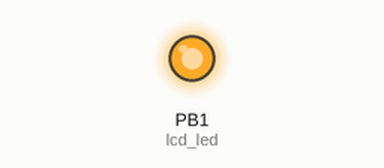
Bench run of a program on a simulated ATmega328P, built with avr-gcc and emulated at 8 MHz (the files do not name the chip). On the bench: output pins drawn as LEDs (lit = HIGH). Pins used as bus, display or sensor lines are not drawn. At 9.6 s the program stops and its outputs stay as they are.

Above: at 0.1 s.
At 9.6 s:
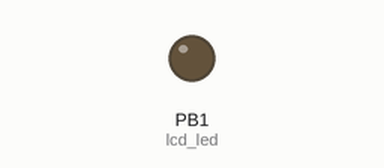
Timing chart, 0 to 11.1 s (numbered marks = the images above):
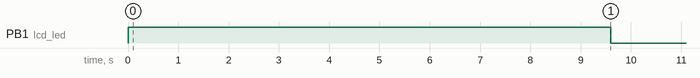

Measured:
- by itself, PB1 (lcd_led): LOW → HIGH at 0.00 s, → LOW 9.6 s later

The program:

main.cpp
```cpp
/*
 * uc1701_demo.cpp
 *
 * Created: 05.09.2018 23:51:04
 * Author : Heorenmaru
 */
#define F_CPU 8000000

typedef unsigned char byte;

#include <avr/io.h>
#include <util/delay.h>

#define lcd_ddr DDRC
#define lcd_port PORTC
#define lcd_sck 0
#define lcd_sda 1
#define lcd_rs 2
#define lcd_rst 3
#define lcd_cs 4

#define lcd_hddr DDRB
#define lcd_hport PORTB
#define lcd_pwr 0
#define lcd_led 1

void lcd_data()
{
	lcd_port |= (1<<lcd_rs);
	lcd_port &= ~(1<<lcd_cs);
}
void lcd_cmd()
{
	lcd_port &= ~(1<<lcd_rs);
	lcd_port &= ~(1<<lcd_cs);
}

void lcd_end()
{
	lcd_port |= (1<<lcd_cs);
}

void lcd_write(byte lcd_d)
{
	for (byte i = 8; i>0; i--)
	{
		lcd_port &= ~(1<<lcd_sck);
		if ((lcd_d & (1<<(i-1)))>0)
		{
			lcd_port |= (1<<lcd_sda);
		}
		else
		{
			lcd_port &= ~(1<<lcd_sda);
		}
		_delay_ms(1);
		lcd_port |= (1<<lcd_sck);
		_delay_ms(1);
	}
}

void lcd_init()
{
	lcd_ddr |= (1<<lcd_sck)|(1<<lcd_sda)|(1<<lcd_rs)|(1<<lcd_rst)|(1<<lcd_cs);
	lcd_hddr |= (1<<lcd_pwr)|(1<<lcd_led);
	lcd_hport |= (1<<lcd_pwr)|(1<<lcd_led);

	lcd_port |= (1<<lcd_sck);
	lcd_port &= ~(1<<lcd_rst);
	_delay_ms(10);
	lcd_port |= (1<<lcd_rst);
	_delay_ms(10);
	lcd_port |= (1<<lcd_cs);
	_delay_ms(1);
	lcd_port &= ~(1<<lcd_cs);


	_delay_ms(50);
	lcd_cmd();

	lcd_write(0xE2);              // Reset
	lcd_write(0x40);              // Set display start line to 0
	lcd_write(0xA1);              // Set SEG direction
	lcd_write(0xC0);              // Set COM direction
	lcd_write(0xA2);              // Set bias = 1/9
	lcd_write(0x2C);              // Boost ON
	lcd_write(0x2E);              // Voltage regulator on
	lcd_write(0x2F);              // Voltage follower on
	lcd_write(0xF8);              // Set booster ratio
	lcd_write(0x00);
	lcd_write(0x23);              // Set resistor ratio
	lcd_write(0x81);              // Set contrast to
	lcd_write(0x28);              // 40
	lcd_write(0xEE);              // Set cursor update -> after write, column cursor will be updated (rows will not!)
	lcd_write(0xAC);              // Disable static indicator
	lcd_write(0x00);
	lcd_write(0xA6);              // Disable inverse
	lcd_write(0xAF);              // Display enable
	lcd_write(0xA5);            // display all points
	lcd_write(0xA4);              // clear

	lcd_end();
}


// void UC1701::setContrast(char contrast)
// {
// 	_lcd_cs->write(0);              // enable SPI
// 	_lcd_cd->write(0);              // command mode
// 	_lcd->write(0x81);              // command to set contrast
// 	_lcd->write(contrast);          // set contrast
// 	_lcd_cs->write(1);
// 	_lcd_cd->write(1);
// }
//
 void lcd_setCursor(byte column, byte line)
 {
 	int i, j;
 	column = column+4;

 	i=(column&0xF0)>>4;
 	j=column&0x0F;
 	lcd_cmd();
 	lcd_write(0xb0+line);
 	lcd_write(0x10+i);
 	lcd_write(j);
 	lcd_end();
 }
//
// void UC1701::clear()
// {
// 	_lcd_cs->write(0);
// 	for(unsigned short j = 0; j < 8; j++) {
// 		UC1701::setCursor(0, j);
// 		for(unsigned short i = 0; i < 128 ; i++) {
// 			_lcd->write(0x00);
// 		}
// 	}
//
// 	UC1701::setCursor(0, 0);
// 	_lcd_cs->write(1);
// }

int main(void)
{
	lcd_init();
    /* Replace with your application code */

	lcd_setCursor(0,0);
	lcd_data();
	for (int i=0;i<128;i++)
	{
		lcd_write(0xFF);
	}
	lcd_end();
	lcd_setCursor(0,1);
	lcd_data();
	for (int i=0;i<128;i++)
	{
		lcd_write(0xEF);
	}
	lcd_end();

	_delay_ms(5000);
	lcd_hport &= ~ (1<<lcd_led);
    while (1)
    {
    }
}
```
